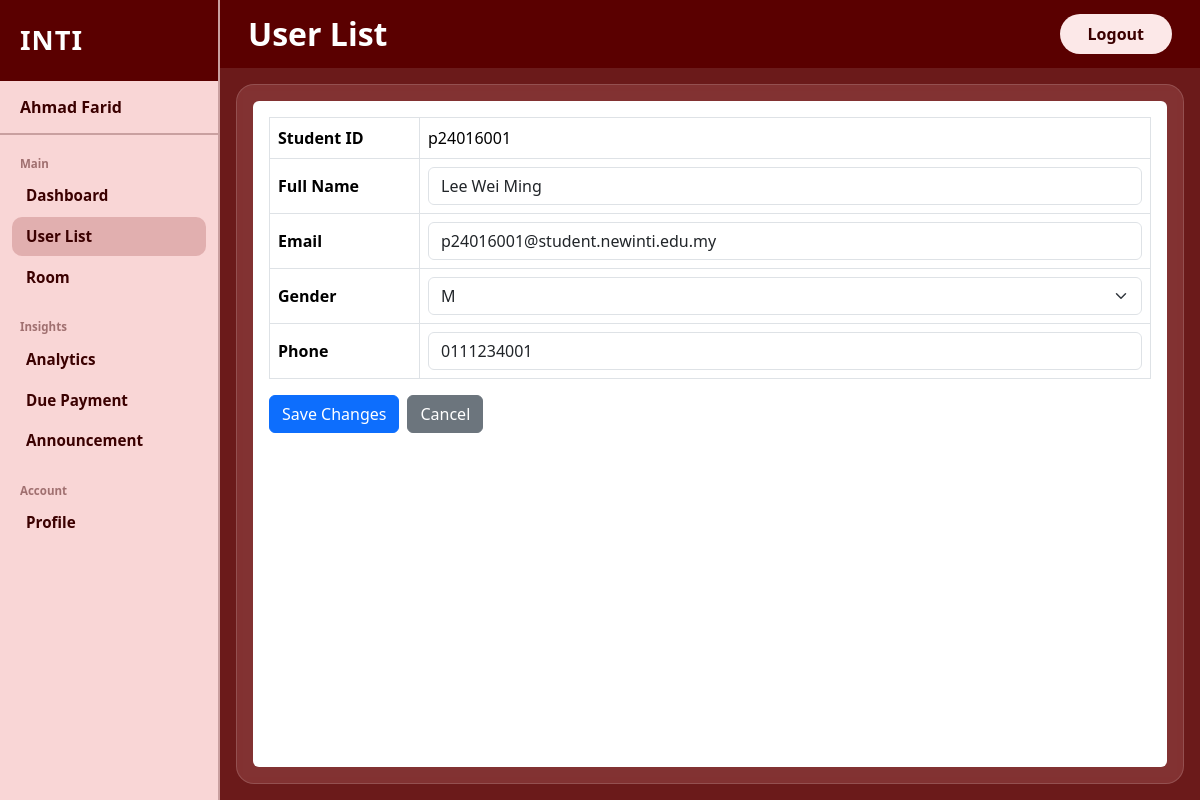
Screenshot of /admin_user_list_student_edit?student_id=p24016001 (signed in) with the database file from the repository.
### tables this page shows
CREATE TABLE Student (
            student_id                TEXT PRIMARY KEY NOT NULL,
            fullname                  TEXT NOT NULL,
            email                     TEXT UNIQUE NOT NULL,
            password                  TEXT NOT NULL,
            gender                    TEXT NOT NULL,
            phone                     TEXT NOT NULL,
            last_read_announcement_at TEXT DEFAULT NULL,
            reset_token               TEXT DEFAULT NULL,
            reset_token_used          INTEGER DEFAULT 0,
            application_id            INTEGER NOT NULL,
            FOREIGN KEY (application_id) REFERENCES Application(application_id)
        );

### app.py (the view, shortened to what this page needs)
@app.route("/admin_user_list_student_edit",methods=["GET", "POST"])
def admin_user_list_student_edit():
    if session.get('user_id') is None or session.get('role') != 'admin':
        return redirect('/user_login')
    conn = get_db()
    student_id = request.args.get("student_id", "")
    row = conn.execute("""
        SELECT * FROM Student
        WHERE student_id = ?
    """, (student_id,)).fetchone()
    if not row:
        return redirect("/admin_user_list_student")
    return render_template("Admin User List Student Edit.html", row=row)

### app.py (called while the page is built, shortened)
def get_db():
    if 'db' not in g:
        g.db = get_connection()
    return g.db

@app.context_processor          # run this before every template render
def inject_unread_status():
    user_id = session.get('user_id')
    role = session.get('role')
    has_unread = False                       # assume no unread by default
    return dict(has_unread=has_unread)

### database.py (called while the page is built)
def get_connection():
    conn = sqlite3.connect(DB_NAME)
    conn.row_factory = sqlite3.Row
    conn.execute("PRAGMA foreign_keys = ON")
    return conn

### templates/Admin User List Student Edit.html (shortened to what this page needs)
<!DOCTYPE html>
<html lang="en">
<head>
    <link href="https://cdn.jsdelivr.net/npm/bootstrap@5.3.3/dist/css/bootstrap.min.css" rel="stylesheet"/>
    <link href="{{ url_for('static', filename='style.css') }}" rel="stylesheet"/>
</head>
<body>
  <div class="d-flex vh-100">
      <aside class="sidebar d-flex flex-column">
          <div class="sidebar-brand">
              <span class="brand-chms">INTI</span>
          </div>
          <div class="sidebar-username">
              <span>{{session["fullname"]}}</span>
          </div>
          <nav class="sidebar-nav flex-grow-1">
              <div class="nav-section-label">Main</div>
              <a href="/admin_dashboard" class="nav-item">Dashboard</a>
              <a href="/admin_user_list_application" class="nav-item active">User List</a>
              <a href="/admin_room" class="nav-item">Room</a>
              <div class="nav-section-label mt-3">Insights</div>
              <a href="/admin_analytics_date" class="nav-item ">Analytics</a>
              <a href="/admin_due_payment" class="nav-item">Due Payment</a>
              <a href="/admin_announcement_page" class="nav-item">Announcement</a>
              <div class="nav-section-label mt-3">Account</div>
              <a href="/admin_profile" class="nav-item">Profile</a>
          </nav>
      </aside>
    <div class="main-wrapper d-flex flex-column flex-grow-1">
      <header class="topbar d-flex align-items-center justify-content-between">
        <h1 class="page-title">User List</h1>
        <a href="/user_logout" class="btn btn-logout">Logout</a>
      </header>
        <main class="content-area flex-grow-1 p-3">
            <div class="content-card h-100 d-flex flex-column p-3 overflow-y-auto">
                <div class="flex-grow-1 bg-white rounded p-3">
                    {% if row %}
                    <form method="POST" action="/admin_user_list_student_edit">
                        <table class="table table-bordered">
                            <tr>
                                <th style="width: 150px;">Student ID</th>
                                <td>{{ row['student_id'] }}</td>
                            </tr>
                            <tr>
                                <th>Full Name</th>
                                <td>
                                    <input type="text" name="fullname" class="form-control"
                                           value="{{ row['fullname'] }}" required>
                                </td>
                            </tr>
                            <tr>
                                <th>Email</th>
                                <td>
                                    <input type="text" name="email" class="form-control"
                                           value="{{ row['email'] }}" required>
                                </td>
                            </tr>
                            <tr>
                                <th>Gender</th>
                                <td>
                                    <select name="gender" class="form-select">
                                        <option value="M" {% if row['gender'] == 'M' %}selected{% endif %}>M</option>
                                    </select>
                                </td>
                            </tr>
                            <tr>
                                <th>Phone</th>
                                <td>
                                    <input type="number" name="phone" class="form-control"
                                           value="{{ row['phone'] }}" required>
                                </td>
                            </tr>
                        </table>
                        <div class="d-flex gap-2">
                            <button type="submit" class="btn btn-primary">Save Changes</button>
                            <a href="/admin_user_list_student" class="btn btn-secondary">Cancel</a>
                        </div>
                    </form>
                    {% else %}
                    <p class="text-center">Student not found.</p>
                    <a href="/admin_user_list_student" class="btn btn-secondary">Back</a>
                    {% endif %}
                </div>
            </div>
        </main>
    </div>
  </div>
</body>
</html>

### static/style.css (style rules this page uses)
:root { --sidebar-bg: #f9d6d6; --sidebar-width: 220px; --topbar-bg: #5a0000; --main-bg: #6b1a1a; --brand-color: #3b0000; --nav-label-color: #a07070; --nav-item-color: #3b0000; --nav-active-bg: rgba(180, 100, 100, 0.35); --content-card-bg: rgba(160, 80, 80, 0.45); --logout-bg: #fce8e8; --logout-color: #3b0000; }
body { font-family: 'Segoe UI', sans-serif; background: var(--main-bg); min-height: 100vh; display: flex; flex-direction: column; }
.sidebar { width: var(--sidebar-width); min-width: var(--sidebar-width); background: var(--sidebar-bg); border-right: 2px solid #c9a0a0; }
.sidebar-brand { background: var(--topbar-bg); padding: 20px 20px; }
.brand-chms { font-size: 1.7rem; font-weight: 900; color: #fff; letter-spacing: 1px; }
.sidebar-username { padding: 14px 20px; font-weight: 700; font-size: 1rem; color: var(--nav-item-color); border-bottom: 2px solid #c9a0a0; }
.sidebar-nav { padding: 16px 12px; display: flex; flex-direction: column; gap: 2px; }
.nav-section-label { font-size: 0.72rem; font-weight: 600; color: var(--nav-label-color); text-transform: none; padding: 4px 8px 2px; }
.nav-item { position: relative; display: block; padding: 8px 14px; font-weight: 700; font-size: 0.95rem; color: var(--nav-item-color); text-decoration: none; border-radius: 10px; transition: background 0.15s; }
.nav-item.active { background: var(--nav-active-bg); color: var(--nav-item-color); }
.main-wrapper { background: var(--main-bg); }
.topbar { background: var(--topbar-bg); padding: 14px 28px; }
.page-title { color: #fff; font-size: 2rem; font-weight: 900; margin: 0; }
.btn-logout { background: var(--logout-bg); color: var(--logout-color); font-weight: 700; font-size: 1rem; border: none; border-radius: 50px; padding: 8px 28px; }
.content-area { padding: 16px !important; min-height: 0; overflow: hidden; }
.content-card { background: var(--content-card-bg); border-radius: 18px; border: 1px solid rgba(255, 255, 255, 0.15); backdrop-filter: blur(4px); min-height: 100%; overflow-y: auto; overflow-x: auto; }
.table { table-layout: auto; }
.table th, .table td { white-space: normal; word-wrap: break-word; word-break: break-word; max-width: 250px; vertical-align: middle; }
.table td:last-child { max-width: none; white-space: nowrap; }

### rows the page displays
Student: student_id "p24016001", fullname "Lee Wei Ming", email "p24016001@student.newinti.edu.my", gender "M", phone "0111234001"

### other values shown
{{ session["fullname"] }} "Ahmad Farid"
